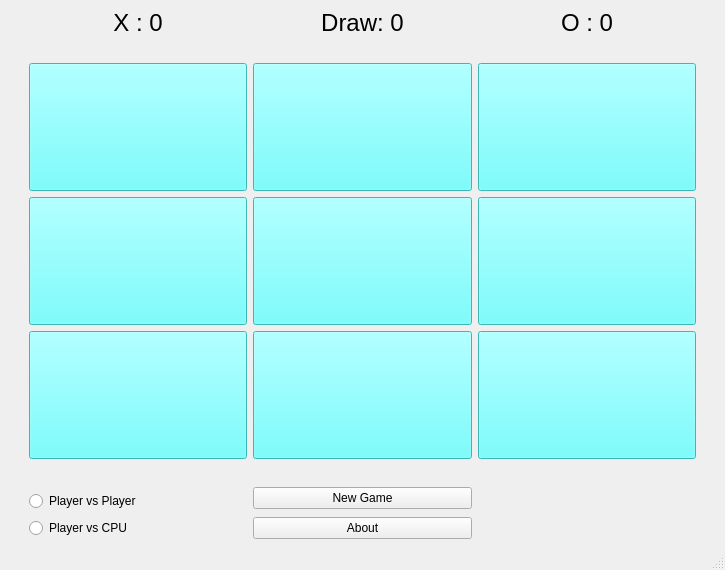
<?xml version="1.0" encoding="UTF-8"?>
<ui version="4.0">
 <class>mainWindow</class>
 <widget class="QMainWindow" name="mainWindow">
  <property name="geometry">
   <rect>
    <x>0</x>
    <y>0</y>
    <width>725</width>
    <height>570</height>
   </rect>
  </property>
  <property name="windowTitle">
   <string>Tic Tac Toe</string>
  </property>
  <widget class="QWidget" name="centralwidget">
   <layout class="QGridLayout" name="gridLayout">
    <item row="6" column="4">
     <spacer name="verticalSpacer_6">
      <property name="orientation">
       <enum>Qt::Vertical</enum>
      </property>
      <property name="sizeHint" stdset="0">
       <size>
        <width>20</width>
        <height>40</height>
       </size>
      </property>
     </spacer>
    </item>
    <item row="6" column="1">
     <widget class="QPushButton" name="btn_7">
      <property name="sizePolicy">
       <sizepolicy hsizetype="Minimum" vsizetype="Expanding">
        <horstretch>0</horstretch>
        <verstretch>0</verstretch>
       </sizepolicy>
      </property>
      <property name="font">
       <font>
        <pointsize>24</pointsize>
       </font>
      </property>
      <property name="styleSheet">
       <string notr="true">background-color: rgb(85, 255, 255);</string>
      </property>
      <property name="text">
       <string/>
      </property>
     </widget>
    </item>
    <item row="4" column="0">
     <spacer name="verticalSpacer">
      <property name="orientation">
       <enum>Qt::Vertical</enum>
      </property>
      <property name="sizeHint" stdset="0">
       <size>
        <width>20</width>
        <height>40</height>
       </size>
      </property>
     </spacer>
    </item>
    <item row="5" column="0">
     <spacer name="verticalSpacer_3">
      <property name="orientation">
       <enum>Qt::Vertical</enum>
      </property>
      <property name="sizeHint" stdset="0">
       <size>
        <width>20</width>
        <height>40</height>
       </size>
      </property>
     </spacer>
    </item>
    <item row="2" column="2">
     <spacer name="horizontalSpacer_2">
      <property name="orientation">
       <enum>Qt::Horizontal</enum>
      </property>
      <property name="sizeHint" stdset="0">
       <size>
        <width>40</width>
        <height>20</height>
       </size>
      </property>
     </spacer>
    </item>
    <item row="4" column="4">
     <spacer name="verticalSpacer_2">
      <property name="orientation">
       <enum>Qt::Vertical</enum>
      </property>
      <property name="sizeHint" stdset="0">
       <size>
        <width>20</width>
        <height>40</height>
       </size>
      </property>
     </spacer>
    </item>
    <item row="4" column="2">
     <widget class="QPushButton" name="btn_2">
      <property name="sizePolicy">
       <sizepolicy hsizetype="Minimum" vsizetype="Expanding">
        <horstretch>0</horstretch>
        <verstretch>0</verstretch>
       </sizepolicy>
      </property>
      <property name="font">
       <font>
        <pointsize>24</pointsize>
       </font>
      </property>
      <property name="styleSheet">
       <string notr="true">background-color: rgb(85, 255, 255);</string>
      </property>
      <property name="text">
       <string/>
      </property>
     </widget>
    </item>
    <item row="10" column="2">
     <widget class="QPushButton" name="about_btn">
      <property name="text">
       <string>About</string>
      </property>
     </widget>
    </item>
    <item row="7" column="1">
     <spacer name="horizontalSpacer_4">
      <property name="orientation">
       <enum>Qt::Horizontal</enum>
      </property>
      <property name="sizeHint" stdset="0">
       <size>
        <width>40</width>
        <height>20</height>
       </size>
      </property>
     </spacer>
    </item>
    <item row="5" column="3">
     <widget class="QPushButton" name="btn_6">
      <property name="sizePolicy">
       <sizepolicy hsizetype="Minimum" vsizetype="Expanding">
        <horstretch>0</horstretch>
        <verstretch>0</verstretch>
       </sizepolicy>
      </property>
      <property name="font">
       <font>
        <pointsize>24</pointsize>
       </font>
      </property>
      <property name="styleSheet">
       <string notr="true">background-color: rgb(85, 255, 255);</string>
      </property>
      <property name="text">
       <string/>
      </property>
     </widget>
    </item>
    <item row="6" column="3">
     <widget class="QPushButton" name="btn_9">
      <property name="sizePolicy">
       <sizepolicy hsizetype="Minimum" vsizetype="Expanding">
        <horstretch>0</horstretch>
        <verstretch>0</verstretch>
       </sizepolicy>
      </property>
      <property name="font">
       <font>
        <pointsize>24</pointsize>
       </font>
      </property>
      <property name="styleSheet">
       <string notr="true">background-color: rgb(85, 255, 255);</string>
      </property>
      <property name="text">
       <string/>
      </property>
     </widget>
    </item>
    <item row="4" column="1">
     <widget class="QPushButton" name="btn_1">
      <property name="sizePolicy">
       <sizepolicy hsizetype="Minimum" vsizetype="Expanding">
        <horstretch>0</horstretch>
        <verstretch>0</verstretch>
       </sizepolicy>
      </property>
      <property name="font">
       <font>
        <pointsize>24</pointsize>
       </font>
      </property>
      <property name="styleSheet">
       <string notr="true">background-color: rgb(85, 255, 255);</string>
      </property>
      <property name="text">
       <string/>
      </property>
     </widget>
    </item>
    <item row="1" column="3">
     <widget class="QLabel" name="p2_score">
      <property name="font">
       <font>
        <pointsize>18</pointsize>
       </font>
      </property>
      <property name="text">
       <string>O : 0</string>
      </property>
      <property name="alignment">
       <set>Qt::AlignCenter</set>
      </property>
     </widget>
    </item>
    <item row="5" column="1">
     <widget class="QPushButton" name="btn_4">
      <property name="sizePolicy">
       <sizepolicy hsizetype="Minimum" vsizetype="Expanding">
        <horstretch>0</horstretch>
        <verstretch>0</verstretch>
       </sizepolicy>
      </property>
      <property name="font">
       <font>
        <pointsize>24</pointsize>
       </font>
      </property>
      <property name="styleSheet">
       <string notr="true">background-color: rgb(85, 255, 255);</string>
      </property>
      <property name="text">
       <string/>
      </property>
     </widget>
    </item>
    <item row="5" column="2">
     <widget class="QPushButton" name="btn_5">
      <property name="sizePolicy">
       <sizepolicy hsizetype="Minimum" vsizetype="Expanding">
        <horstretch>0</horstretch>
        <verstretch>0</verstretch>
       </sizepolicy>
      </property>
      <property name="font">
       <font>
        <pointsize>24</pointsize>
       </font>
      </property>
      <property name="styleSheet">
       <string notr="true">background-color: rgb(85, 255, 255);</string>
      </property>
      <property name="text">
       <string/>
      </property>
     </widget>
    </item>
    <item row="1" column="2">
     <widget class="QLabel" name="draw_score">
      <property name="font">
       <font>
        <pointsize>18</pointsize>
       </font>
      </property>
      <property name="text">
       <string>Draw: 0</string>
      </property>
      <property name="alignment">
       <set>Qt::AlignCenter</set>
      </property>
     </widget>
    </item>
    <item row="2" column="1">
     <spacer name="horizontalSpacer">
      <property name="orientation">
       <enum>Qt::Horizontal</enum>
      </property>
      <property name="sizeHint" stdset="0">
       <size>
        <width>40</width>
        <height>20</height>
       </size>
      </property>
     </spacer>
    </item>
    <item row="5" column="4">
     <spacer name="verticalSpacer_4">
      <property name="orientation">
       <enum>Qt::Vertical</enum>
      </property>
      <property name="sizeHint" stdset="0">
       <size>
        <width>20</width>
        <height>40</height>
       </size>
      </property>
     </spacer>
    </item>
    <item row="6" column="0">
     <spacer name="verticalSpacer_5">
      <property name="orientation">
       <enum>Qt::Vertical</enum>
      </property>
      <property name="sizeHint" stdset="0">
       <size>
        <width>20</width>
        <height>40</height>
       </size>
      </property>
     </spacer>
    </item>
    <item row="2" column="3">
     <spacer name="horizontalSpacer_3">
      <property name="orientation">
       <enum>Qt::Horizontal</enum>
      </property>
      <property name="sizeHint" stdset="0">
       <size>
        <width>40</width>
        <height>20</height>
       </size>
      </property>
     </spacer>
    </item>
    <item row="7" column="3">
     <spacer name="horizontalSpacer_6">
      <property name="orientation">
       <enum>Qt::Horizontal</enum>
      </property>
      <property name="sizeHint" stdset="0">
       <size>
        <width>40</width>
        <height>20</height>
       </size>
      </property>
     </spacer>
    </item>
    <item row="8" column="2" rowspan="2">
     <widget class="QPushButton" name="btn_new_game">
      <property name="text">
       <string>New Game</string>
      </property>
     </widget>
    </item>
    <item row="6" column="2">
     <widget class="QPushButton" name="btn_8">
      <property name="sizePolicy">
       <sizepolicy hsizetype="Minimum" vsizetype="Expanding">
        <horstretch>0</horstretch>
        <verstretch>0</verstretch>
       </sizepolicy>
      </property>
      <property name="font">
       <font>
        <pointsize>24</pointsize>
       </font>
      </property>
      <property name="styleSheet">
       <string notr="true">background-color: rgb(85, 255, 255);</string>
      </property>
      <property name="text">
       <string/>
      </property>
     </widget>
    </item>
    <item row="1" column="1">
     <widget class="QLabel" name="p1_score">
      <property name="font">
       <font>
        <pointsize>18</pointsize>
       </font>
      </property>
      <property name="text">
       <string>X : 0</string>
      </property>
      <property name="alignment">
       <set>Qt::AlignCenter</set>
      </property>
     </widget>
    </item>
    <item row="7" column="2">
     <spacer name="horizontalSpacer_5">
      <property name="orientation">
       <enum>Qt::Horizontal</enum>
      </property>
      <property name="sizeHint" stdset="0">
       <size>
        <width>40</width>
        <height>20</height>
       </size>
      </property>
     </spacer>
    </item>
    <item row="4" column="3">
     <widget class="QPushButton" name="btn_3">
      <property name="sizePolicy">
       <sizepolicy hsizetype="Minimum" vsizetype="Expanding">
        <horstretch>0</horstretch>
        <verstretch>0</verstretch>
       </sizepolicy>
      </property>
      <property name="font">
       <font>
        <pointsize>24</pointsize>
       </font>
      </property>
      <property name="styleSheet">
       <string notr="true">background-color: rgb(85, 255, 255);</string>
      </property>
      <property name="text">
       <string/>
      </property>
     </widget>
    </item>
    <item row="9" column="1">
     <widget class="QRadioButton" name="radio_btn1">
      <property name="text">
       <string>Player vs Player</string>
      </property>
     </widget>
    </item>
    <item row="10" column="1">
     <widget class="QRadioButton" name="radio_btn2">
      <property name="sizePolicy">
       <sizepolicy hsizetype="Minimum" vsizetype="Fixed">
        <horstretch>0</horstretch>
        <verstretch>0</verstretch>
       </sizepolicy>
      </property>
      <property name="text">
       <string>Player vs CPU</string>
      </property>
     </widget>
    </item>
   </layout>
  </widget>
  <widget class="QMenuBar" name="menubar">
   <property name="geometry">
    <rect>
     <x>0</x>
     <y>0</y>
     <width>725</width>
     <height>22</height>
    </rect>
   </property>
  </widget>
  <widget class="QStatusBar" name="statusbar"/>
 </widget>
 <resources/>
 <connections/>
</ui>
